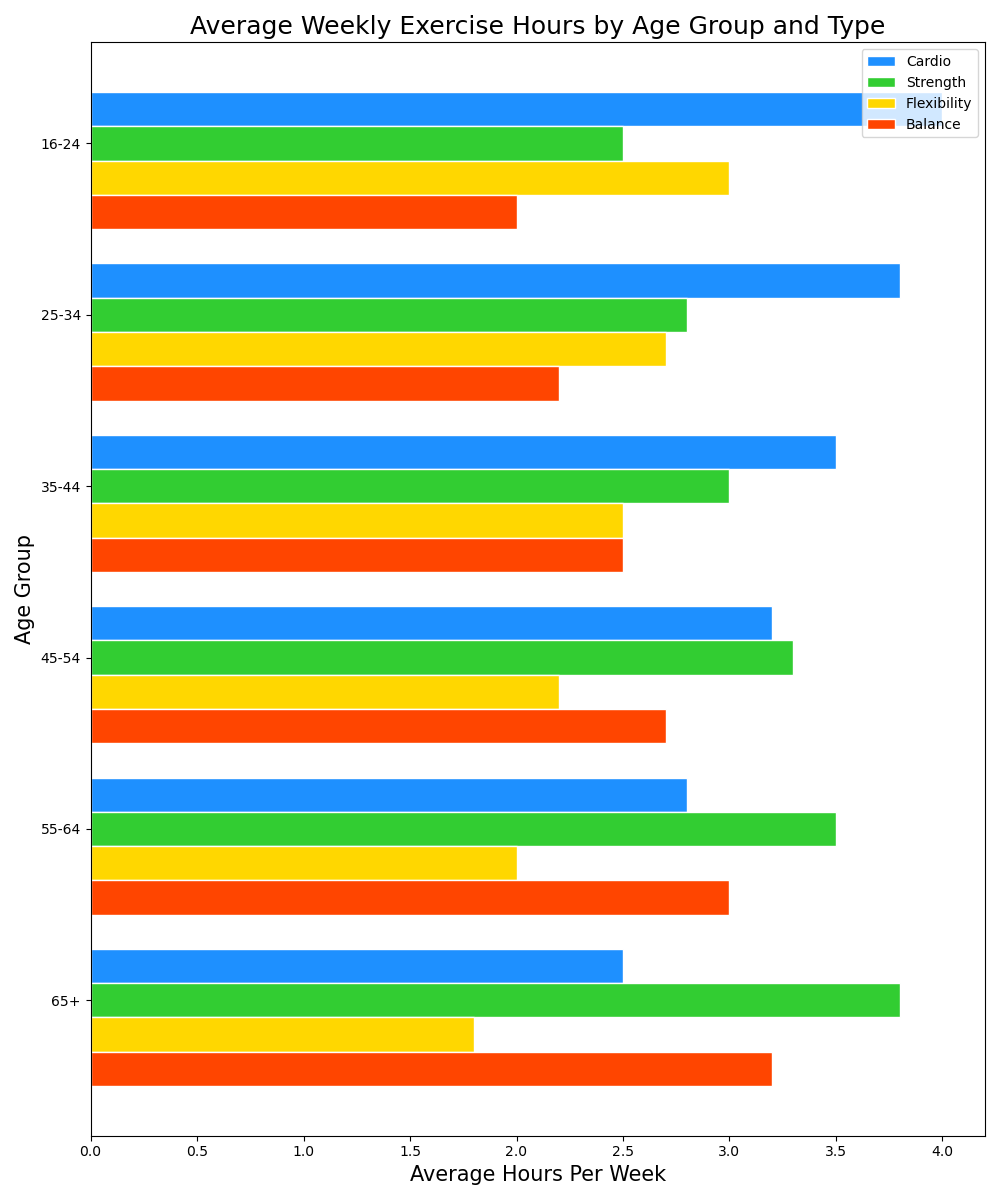

Source code (Python):

import matplotlib.pyplot as plt
import pandas as pd

data = {
    "Age Group": ["16-24", "25-34", "35-44", "45-54", "55-64", "65+"],
    "Cardio": [4.0, 3.8, 3.5, 3.2, 2.8, 2.5],
    "Strength": [2.5, 2.8, 3.0, 3.3, 3.5, 3.8],
    "Flexibility": [3.0, 2.7, 2.5, 2.2, 2.0, 1.8],
    "Balance": [2.0, 2.2, 2.5, 2.7, 3.0, 3.2]
}

df = pd.DataFrame(data)

fig, ax = plt.subplots(figsize=(10, 12))

bar_height = 0.2

indices = df.index
r1 = range(len(indices))
r2 = [x + bar_height for x in r1]
r3 = [x + bar_height for x in r2]
r4 = [x + bar_height for x in r3]

ax.barh(r1, df['Cardio'], color='#1E90FF', edgecolor='white', height=bar_height, label='Cardio')
ax.barh(r2, df['Strength'], color='#32CD32', edgecolor='white', height=bar_height, label='Strength')
ax.barh(r3, df['Flexibility'], color='#FFD700', edgecolor='white', height=bar_height, label='Flexibility')
ax.barh(r4, df['Balance'], color='#FF4500', edgecolor='white', height=bar_height, label='Balance')

ax.set_xlabel('Average Hours Per Week', fontsize=15)
ax.set_ylabel('Age Group', fontsize=15)
ax.set_title('Average Weekly Exercise Hours by Age Group and Type', fontsize=18)

ax.set_yticks([r + bar_height for r in range(len(r1))])
ax.set_yticklabels(df['Age Group'])
ax.invert_yaxis()

ax.legend(loc='upper right')
plt.tight_layout()
plt.show()
